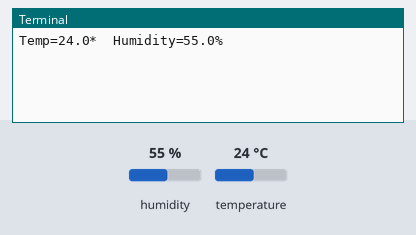
This program was run on a simulated Raspberry Pi (BCM pin numbers). Shown: the last lines printed to the terminal. The inputs (shaded band) are chosen by the test bench; at power-on: humidity 55 %, temperature 24 °C.

Above: at 1.2 s.
1.3 s: humidity set to 22 %
At 4.1 s:
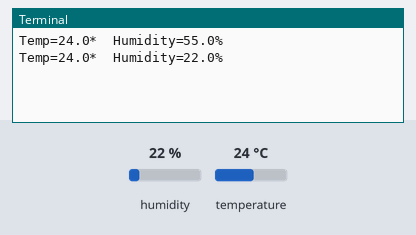
4.7 s: temperature set to 12 °C
At 6.9 s:
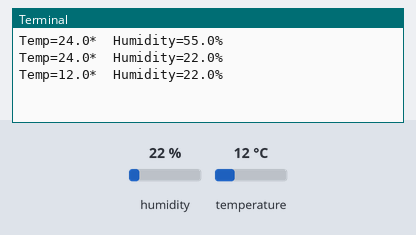
8.1 s: humidity set to 40 %
At 8.6 s:
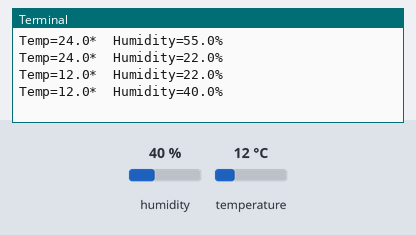
Timing chart, 0 to 11.1 s (numbered marks = the images above; inputs shaded):
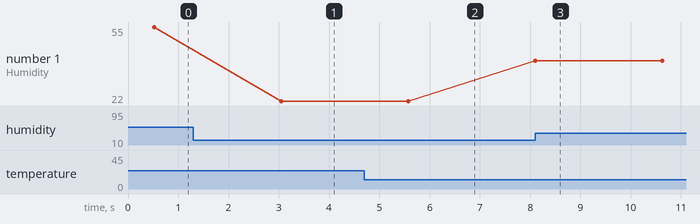

Measured:
- after the input at 1.3 s, the terminal: prints a new line after 1.8 s (image 1)
- after the input at 4.7 s, the terminal: prints a new line after 0.88 s (image 2)
- after the input at 8.1 s, the terminal: prints a new line at once (image 3)
- plotted number 1: 55 → 22 after the input at 1.3 s, 22 → 40 after the input at 8.1 s

The program:

temp.py
```python
import time
import Adafruit_DHT

pin = 24 #BCM numbering
sensor = 22

while 1:
    # Try to grab a sensor reading.  Use the read_retry method which will retry up
    # to 15 times to get a sensor reading (waiting 2 seconds between each retry).
    humidity, temperature = Adafruit_DHT.read_retry(sensor, pin)

    # Note that sometimes you won't get a reading and
    # the results will be null (because Linux can't
    # guarantee the timing of calls to read the sensor).
    # If this happens try again!
    if humidity is not None and temperature is not None:
        print('Temp={0:0.1f}*  Humidity={1:0.1f}%'.format(temperature, humidity))
    else:
        print('Failed to get reading. Try again!')

    time.sleep(2)
```
